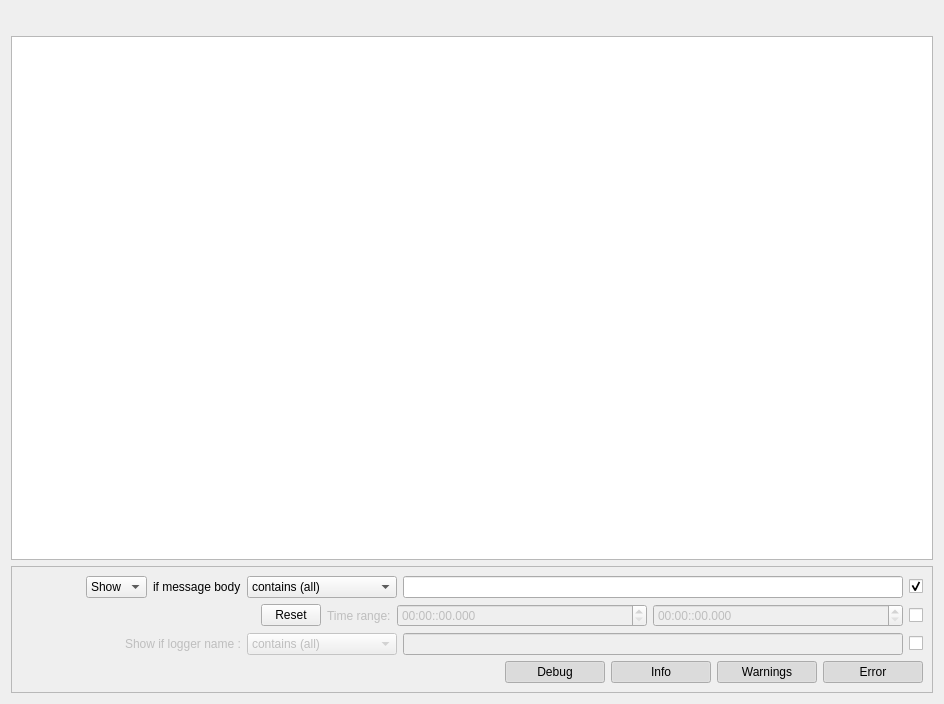
<?xml version="1.0" encoding="UTF-8"?>
<ui version="4.0">
 <class>LogWidgetDesign</class>
 <widget class="QWidget" name="LogWidgetDesign">
  <property name="geometry">
   <rect>
    <x>0</x>
    <y>0</y>
    <width>944</width>
    <height>704</height>
   </rect>
  </property>
  <property name="windowTitle">
   <string>QRosApp</string>
  </property>
  <property name="windowIcon">
   <iconset resource="../resources/images.qrc">
    <normaloff>:/images/icon.png</normaloff>:/images/icon.png</iconset>
  </property>
  <property name="locale">
   <locale language="English" country="Australia"/>
  </property>
  <layout class="QVBoxLayout" name="verticalLayout_2">
   <item>
    <widget class="QStatusBar" name="statusbar">
     <property name="sizeGripEnabled">
      <bool>false</bool>
     </property>
    </widget>
   </item>
   <item>
    <widget class="QTableView" name="tableView">
     <property name="editTriggers">
      <set>QAbstractItemView::NoEditTriggers</set>
     </property>
     <property name="showDropIndicator" stdset="0">
      <bool>false</bool>
     </property>
     <property name="selectionMode">
      <enum>QAbstractItemView::NoSelection</enum>
     </property>
     <property name="selectionBehavior">
      <enum>QAbstractItemView::SelectRows</enum>
     </property>
     <property name="sortingEnabled">
      <bool>false</bool>
     </property>
    </widget>
   </item>
   <item>
    <widget class="QFrame" name="frame">
     <property name="frameShape">
      <enum>QFrame::StyledPanel</enum>
     </property>
     <property name="frameShadow">
      <enum>QFrame::Raised</enum>
     </property>
     <layout class="QVBoxLayout" name="verticalLayout">
      <item>
       <layout class="QHBoxLayout" name="horizontalLayout_5" stretch="0,0,0,0,1,0">
        <item>
         <spacer name="horizontalSpacer_2">
          <property name="orientation">
           <enum>Qt::Horizontal</enum>
          </property>
          <property name="sizeHint" stdset="0">
           <size>
            <width>40</width>
            <height>20</height>
           </size>
          </property>
         </spacer>
        </item>
        <item>
         <widget class="QComboBox" name="comboBoxMessageInclude">
          <property name="enabled">
           <bool>true</bool>
          </property>
          <item>
           <property name="text">
            <string>Show</string>
           </property>
          </item>
          <item>
           <property name="text">
            <string>Hide</string>
           </property>
          </item>
         </widget>
        </item>
        <item>
         <widget class="QLabel" name="labelMessageFilter">
          <property name="enabled">
           <bool>true</bool>
          </property>
          <property name="text">
           <string>if message body</string>
          </property>
         </widget>
        </item>
        <item>
         <widget class="QComboBox" name="comboBoxMessageFilter">
          <property name="enabled">
           <bool>true</bool>
          </property>
          <property name="minimumSize">
           <size>
            <width>150</width>
            <height>0</height>
           </size>
          </property>
          <property name="maximumSize">
           <size>
            <width>150</width>
            <height>16777215</height>
           </size>
          </property>
          <item>
           <property name="text">
            <string extracomment="Contains all the space separated fragments">contains (all)</string>
           </property>
          </item>
          <item>
           <property name="text">
            <string extracomment="Contains at least one of the space separated fragments">containes (at least)</string>
           </property>
          </item>
          <item>
           <property name="text">
            <string comment="Use wildcards (similar to unix command line)">matches wildcard</string>
           </property>
          </item>
          <item>
           <property name="text">
            <string extracomment="Regular expression. See Qt documentation.">matches regex</string>
           </property>
          </item>
         </widget>
        </item>
        <item>
         <widget class="QLineEdit" name="lineEditMessageFilter">
          <property name="enabled">
           <bool>true</bool>
          </property>
          <property name="minimumSize">
           <size>
            <width>400</width>
            <height>0</height>
           </size>
          </property>
          <property name="maximumSize">
           <size>
            <width>500</width>
            <height>16777215</height>
           </size>
          </property>
         </widget>
        </item>
        <item>
         <widget class="QCheckBox" name="checkBoxMessageFilter">
          <property name="text">
           <string/>
          </property>
          <property name="checked">
           <bool>true</bool>
          </property>
         </widget>
        </item>
       </layout>
      </item>
      <item>
       <layout class="QHBoxLayout" name="horizontalLayout_6" stretch="0,0,0,1,1,0">
        <item>
         <spacer name="horizontalSpacer">
          <property name="orientation">
           <enum>Qt::Horizontal</enum>
          </property>
          <property name="sizeHint" stdset="0">
           <size>
            <width>40</width>
            <height>20</height>
           </size>
          </property>
         </spacer>
        </item>
        <item>
         <widget class="QPushButton" name="pushButtonTimeReset">
          <property name="minimumSize">
           <size>
            <width>60</width>
            <height>0</height>
           </size>
          </property>
          <property name="maximumSize">
           <size>
            <width>60</width>
            <height>16777215</height>
           </size>
          </property>
          <property name="text">
           <string>Reset</string>
          </property>
         </widget>
        </item>
        <item>
         <widget class="QLabel" name="labelTimeRange">
          <property name="enabled">
           <bool>false</bool>
          </property>
          <property name="text">
           <string>Time range:</string>
          </property>
         </widget>
        </item>
        <item>
         <widget class="QDateTimeEdit" name="timeRangeMin">
          <property name="enabled">
           <bool>false</bool>
          </property>
          <property name="maximumSize">
           <size>
            <width>250</width>
            <height>16777215</height>
           </size>
          </property>
          <property name="displayFormat">
           <string>HH:mm::ss.zzz</string>
          </property>
         </widget>
        </item>
        <item>
         <widget class="QDateTimeEdit" name="timeRangeMax">
          <property name="enabled">
           <bool>false</bool>
          </property>
          <property name="maximumSize">
           <size>
            <width>250</width>
            <height>16777215</height>
           </size>
          </property>
          <property name="displayFormat">
           <string>HH:mm::ss.zzz</string>
          </property>
         </widget>
        </item>
        <item>
         <widget class="QCheckBox" name="checkBoxTimeRange">
          <property name="text">
           <string/>
          </property>
          <property name="checked">
           <bool>false</bool>
          </property>
         </widget>
        </item>
       </layout>
      </item>
      <item>
       <layout class="QHBoxLayout" name="horizontalLayout_7" stretch="0,0,0,1,0">
        <item>
         <spacer name="horizontalSpacer_3">
          <property name="orientation">
           <enum>Qt::Horizontal</enum>
          </property>
          <property name="sizeHint" stdset="0">
           <size>
            <width>40</width>
            <height>20</height>
           </size>
          </property>
         </spacer>
        </item>
        <item>
         <widget class="QLabel" name="labelLoggerFilter">
          <property name="enabled">
           <bool>false</bool>
          </property>
          <property name="text">
           <string>Show if logger name :</string>
          </property>
         </widget>
        </item>
        <item>
         <widget class="QComboBox" name="comboBoxLoggerFilter">
          <property name="enabled">
           <bool>false</bool>
          </property>
          <property name="minimumSize">
           <size>
            <width>150</width>
            <height>0</height>
           </size>
          </property>
          <property name="maximumSize">
           <size>
            <width>150</width>
            <height>16777215</height>
           </size>
          </property>
          <item>
           <property name="text">
            <string>contains (all)</string>
           </property>
          </item>
          <item>
           <property name="text">
            <string>contains (at least)</string>
           </property>
          </item>
          <item>
           <property name="text">
            <string>matches wildcard</string>
           </property>
          </item>
          <item>
           <property name="text">
            <string>matches regex</string>
           </property>
          </item>
         </widget>
        </item>
        <item>
         <widget class="QLineEdit" name="lineEditLoggerFilter">
          <property name="enabled">
           <bool>false</bool>
          </property>
          <property name="maximumSize">
           <size>
            <width>500</width>
            <height>16777215</height>
           </size>
          </property>
         </widget>
        </item>
        <item>
         <widget class="QCheckBox" name="checkBoxLoggerFilter">
          <property name="text">
           <string/>
          </property>
         </widget>
        </item>
       </layout>
      </item>
      <item>
       <layout class="QHBoxLayout" name="horizontalLayout">
        <item>
         <spacer name="horizontalSpacer_4">
          <property name="orientation">
           <enum>Qt::Horizontal</enum>
          </property>
          <property name="sizeHint" stdset="0">
           <size>
            <width>40</width>
            <height>20</height>
           </size>
          </property>
         </spacer>
        </item>
        <item>
         <widget class="QPushButton" name="buttonEnableDebug">
          <property name="minimumSize">
           <size>
            <width>100</width>
            <height>0</height>
           </size>
          </property>
          <property name="text">
           <string>Debug</string>
          </property>
          <property name="checkable">
           <bool>true</bool>
          </property>
          <property name="checked">
           <bool>true</bool>
          </property>
         </widget>
        </item>
        <item>
         <widget class="QPushButton" name="buttonEnableInfo">
          <property name="minimumSize">
           <size>
            <width>100</width>
            <height>0</height>
           </size>
          </property>
          <property name="text">
           <string>Info</string>
          </property>
          <property name="checkable">
           <bool>true</bool>
          </property>
          <property name="checked">
           <bool>true</bool>
          </property>
         </widget>
        </item>
        <item>
         <widget class="QPushButton" name="buttonEnableWarnings">
          <property name="minimumSize">
           <size>
            <width>100</width>
            <height>0</height>
           </size>
          </property>
          <property name="text">
           <string>Warnings</string>
          </property>
          <property name="checkable">
           <bool>true</bool>
          </property>
          <property name="checked">
           <bool>true</bool>
          </property>
         </widget>
        </item>
        <item>
         <widget class="QPushButton" name="buttonEnableError">
          <property name="minimumSize">
           <size>
            <width>100</width>
            <height>0</height>
           </size>
          </property>
          <property name="text">
           <string>Error</string>
          </property>
          <property name="checkable">
           <bool>true</bool>
          </property>
          <property name="checked">
           <bool>true</bool>
          </property>
         </widget>
        </item>
       </layout>
      </item>
     </layout>
    </widget>
   </item>
  </layout>
  <action name="action_Quit">
   <property name="text">
    <string>&amp;Quit</string>
   </property>
   <property name="shortcut">
    <string>Ctrl+Q</string>
   </property>
   <property name="shortcutContext">
    <enum>Qt::ApplicationShortcut</enum>
   </property>
  </action>
  <action name="action_Preferences">
   <property name="text">
    <string>&amp;Preferences</string>
   </property>
  </action>
  <action name="actionAbout">
   <property name="text">
    <string>&amp;About</string>
   </property>
  </action>
  <action name="actionRead_rosbag">
   <property name="checkable">
    <bool>false</bool>
   </property>
   <property name="text">
    <string>Read rosbag</string>
   </property>
  </action>
  <action name="actionListen_rosout">
   <property name="text">
    <string>Listen /rosout</string>
   </property>
  </action>
  <action name="actionListen_rosout2">
   <property name="text">
    <string>Listen /rosout2</string>
   </property>
  </action>
 </widget>
 <resources>
  <include location="../resources/images.qrc"/>
 </resources>
 <connections/>
</ui>
